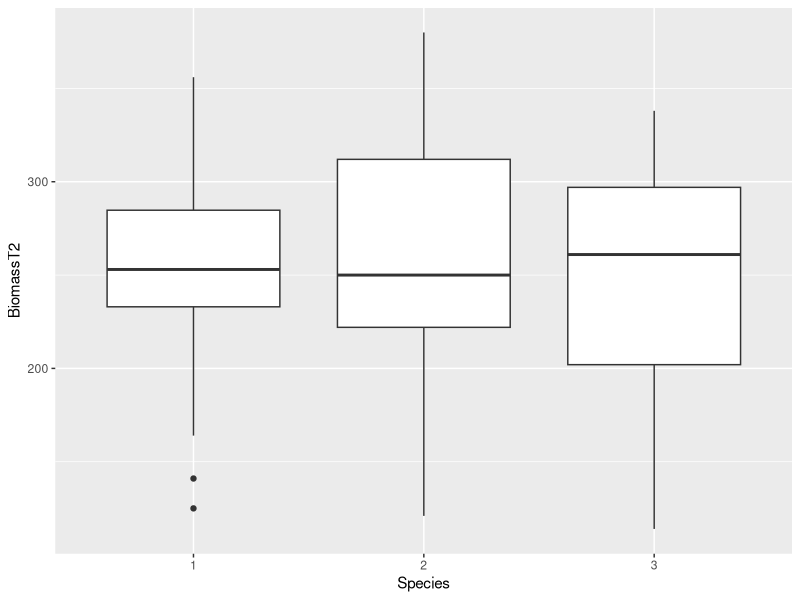

The R script that drew this image:
## ---- chunk 1
knitr::opts_chunk$set(echo = TRUE)
## ---- chunk 2
# set up environment, declare variables, read data
library(ggplot2)

plants <- read.csv(file = "Plants.csv")
plants$Species <- factor(plants$Species)
plants$Fert <- factor(plants$Fert)
## ---- chunk 3
table(plants$Species, plants$Fert)
## ---- chunk 4
ggplot(data = plants, mapping = aes(x = Species, y = BiomassT2)) + 
  geom_boxplot()
